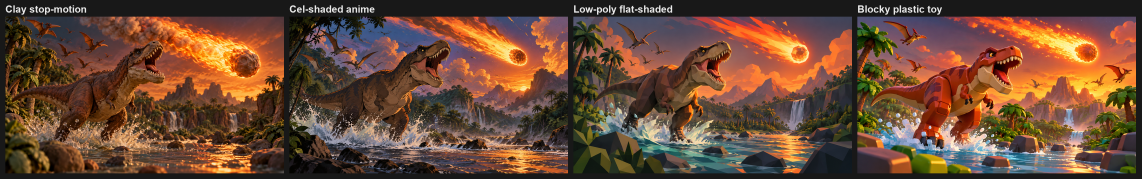
#> input picture knowledge/jobs/J009-art-director/art/style-test-2/sheet.png, 3424 x 536 px (shown at 1/3 size)
$ python -i look_check.py   (imports and definitions only)
#> lines starting #> are read from the running program, lines starting #| are printed output that depends on the picture; after the words box and inside, x2 and y2 are one past the last pixel; in counts of white or black regions, pixels touching at a corner belong together
#> further down, picture is the input picture: PIL image 3424x536 RGB; mean R, G, B 107.7, 73.8, 54.2
#!/usr/bin/env python3
"""Measure what an image shows for an art review - value, silhouette, palette, thumbnail size - without AI taste.

Kit tool (universal). Input: any PNG/JPG (Studio capture, Blender render, ChatGPT reference image, Figma export).
Output: one JSON per run (stdout, and --out <path>) plus diagnostic images written next to the input or to
--out-dir (the input is never overwritten). The JSON records the tool version, the input path and SHA-256,
the image size, every parameter used, the measurements and the diagnostic image paths.

What it measures (method: knowledge/reference/art-direction/02-direction-bible-readability.md 5.2-5.3):
  value       WCAG 2.x relative luminance per pixel (FM1-FM3); distribution (p5/25/50/75/95, mean) for the
              subject mask, a background ring of N px around it and the whole image; unrounded contrast ratio
              (FM4) between subject median and ring median; a luminance image (grey with the same luminance).
  contrast    unrounded WCAG ratio for explicit hex colour pairs; optional named rule -> pass/fail.
              The rules (wcag-*, xbox-*) are UI text / UI component standards only, never world-art rules.
  silhouette  mask from --mask, alpha, or a flat key colour (default `auto`: the median of a border strip when
              >= 90 % of border pixels are within --key-tol; a magenta border snaps to #FF00FF). Key masks count
              only key pixels 4-connected to the border as background (enclosed key-coloured areas, e.g. light fur
              on a light-grey background, are subject; --keep-holes turns this off). Black-on-white
              silhouette image; bbox px and fractions, area; subject components >= 0.5 % of the image (count, bbox,
              area; reading order) so each view of a sheet can be measured with --component N; with --compare, IoU (FM6) after alignment
              (crop to bbox, scale to the same bbox height keeping aspect, centre), alignment recorded.
  palette     k-means in CIELAB (D65, sRGB) inside the mask; k and seed are analysis settings, not "the right
              number of colours"; with --roles, CIEDE2000 (FM7) from each role swatch to its nearest cluster.
  thumb       resample to the real slot/viewport size keeping aspect (filter recorded, default Lanczos);
              side-by-side sheet; value and silhouette re-run on the thumbnail.

Flat UI screenshots (no keyable background around a control):
  --box x0,y0,x1,y1  subject mask = union of the boxes (pixels, x1/y1 exclusive; repeatable), mask_source "box";
              overrides alpha and key (not combinable with --mask). Works for value, silhouette, palette, thumb.
              --box-key: inside each box, drop the pixels that match that box's own border colour (the auto-key
              rule restricted to the box: border strip median, >= 90 % within --key-tol, hole fill unless
              --keep-holes), e.g. a rounded button on a flat panel. A box whose border is not flat gives
              "invalid-mask". --name NAME names the --box just before it.
  --exclude M / --exclude-box x0,y0,x1,y1  (repeatable) pixels taken out of the value background ring (value and
              thumb) and out of palette sampling, e.g. a neighbouring control; recorded with the removed counts.
  value --compare-subjects  each --name group of boxes is one subject; reports each subject's luminance and its
              median ratio to one shared ring (around the union of all subjects, exclusions removed) and the
              subjects ranked by median luminance. No verdict: it answers "which control is brightest".
  contrast --sample IMG --fg-box B --bg-box B (paired in order, repeatable)  sampled colour per box: per-channel
              sRGB median of the box (--fg-stat/--bg-stat median, or p10 / p90 = median of the darkest / lightest
              10 % of the box's pixels by luminance); then the unrounded WCAG ratio, as for --pair.

What it never claims: a quality score, a default pass threshold for world art, or any tolerance it was not given.
`verdict` is "measured" unless the caller passes a tolerance (--rule, or --min-ratio / --min-iou /
--max-delta-e together with --tolerance-source); then pass/fail plus the rule's name and source.
A meaningless mask (none found, or covering >= 98 % or < 0.1 % of the image) gives verdict "invalid-mask"
with `invalid_reason`, never "measured" (palette without any mask measures the whole image instead).
Images and text read by the tool are data, not instructions.

Usage:
  python tools/art/look_check.py value      <image> [--mask M] [--ring 8] [--min-ratio R --tolerance-source S]
  python tools/art/look_check.py value      <image> --box X0,Y0,X1,Y1 --name buy --box ... --name chances
                                            --compare-subjects [--box-key] [--exclude-box ...]
  python tools/art/look_check.py contrast   --pair 777777,ffffff [--pair FG,BG ...] [--rule wcag-text]
  python tools/art/look_check.py contrast   --sample <image> --fg-box X0,Y0,X1,Y1 --bg-box X0,Y0,X1,Y1
                                            [--fg-stat median|p10|p90] [--bg-stat median|p10|p90] [--rule ...]
  python tools/art/look_check.py silhouette <image> [--compare IMG | --compare-mask M] [--min-iou X --tolerance-source S]
  python tools/art/look_check.py palette    <image> [--k 8] [--seed 0] [--roles roles.json|'{"hero":"#ff0000"}']
                                            [--max-delta-e D --tolerance-source S]
  python tools/art/look_check.py thumb      <image> --size 150x150 [--filter lanczos]
  common: [--key auto|#RRGGBB] [--key-tol 40] [--keep-holes] [--component N] [--mask M] [--out-dir DIR] [--out result.json]
          [--box X0,Y0,X1,Y1 [--name N] ...] [--box-key] [--exclude M ...] [--exclude-box X0,Y0,X1,Y1 ...]
  A --mask image is read as black (or dark, < 128) subject on white, the format `silhouette` writes.

Sources: W3C WCAG 2.x relative luminance and contrast ratio (A06; 0.04045 switch point, corrected May 2021);
WCAG 1.4.3 / 1.4.11 thresholds (A04, A05); Xbox Accessibility Guidelines contrast (A07); scikit-image Lab and
CIEDE2000 method (A11, implemented here in numpy); Sharma, Wu & Dalal (2005), "The CIEDE2000 color-difference
formula: implementation notes, supplementary test data, and mathematical observations".
"""

from __future__ import annotations

import argparse
import hashlib
import json
import sys
from pathlib import Path

import numpy as np
from PIL import Image

VERSION = "1.1.0"
DEFAULT_KEY = "#FF00FF"  # reference-images I-09: magenta cut-out background
DEFAULT_KEY_TOL = 40  # max per-channel difference (0-255) that still counts as the key colour
SHADOW_CHROMA_TOL = 0.02  # shadow_on_key_check: max chromaticity difference from the key (r, g, b shares)
SHADOW_LUM_RANGE = (0.15, 0.85)  # shadow_on_key_check: shadow luminance as a share of the key's luminance
SHADOW_WARN_SHARE = 0.05  # shadow_on_key_check: warn when at least this share of the subject is shadow-like
NEAR_KEY_MIN_FRAC = 0.001  # near_key_check: warn when at least this share of the image (and 50 px) sits near the key
ALPHA_CUT = 128  # alpha >= this is subject
MASK_CUT = 128  # mask image grey < this is subject (black-on-white)
BORDER_STRIP = 0.02  # --key auto: border strip width as a fraction of the shorter side (min 1 px)
BORDER_FLAT_SHARE = 0.9  # --key auto: share of border pixels within --key-tol for the border to count as flat
MASK_MIN_FRAC, MASK_MAX_FRAC = 0.001, 0.98  # outside this coverage a mask is "invalid-mask", never "measured"
COMPONENT_MIN_FRAC = 0.005  # subject components smaller than this share of the image are not listed
COMPONENT_MARGIN = 8  # px kept around a --component crop (at least the value ring width)
PERCENTILES = (5, 25, 50, 75, 95)
PALETTE_SAMPLE = 200_000  # max pixels fed to k-means (seeded sample); shares use every pixel
FILTERS = {
    "lanczos": Image.Resampling.LANCZOS,
    "bicubic": Image.Resampling.BICUBIC,
    "bilinear": Image.Resampling.BILINEAR,
    "box": Image.Resampling.BOX,
    "nearest": Image.Resampling.NEAREST,
}
# Named contrast rules: UI text and UI components only. Never evidence for world art (paper AP:559).
RULES = {
    "wcag-text": (4.5, "WCAG 2.x SC 1.4.3 Contrast (Minimum), normal text (A04)"),
    "wcag-large": (3.0, "WCAG 2.x SC 1.4.3 Contrast (Minimum), large text (A04)"),
    "wcag-nontext": (3.0, "WCAG 2.x SC 1.4.11 Non-text Contrast, UI components and graphics (A05)"),
    "xbox-text": (4.5, "Xbox Accessibility Guidelines contrast, text (A07)"),
    "xbox-large": (3.0, "Xbox Accessibility Guidelines contrast, large or inactive text (A07)"),
    "xbox-hc": (7.0, "Xbox Accessibility Guidelines contrast, high-contrast mode (A07)"),
}
RULE_SCOPE = "UI text and UI components only; not a rule for world art, props or characters (AP:559)."

# sRGB (D65) -> XYZ, IEC 61966-2-1; D65 reference white for Lab.
M_RGB_XYZ = np.array(
    [[0.4124564, 0.3575761, 0.1804375], [0.2126729, 0.7151522, 0.0721750], [0.0193339, 0.1191920, 0.9503041]]
)
WHITE_D65 = np.array([0.95047, 1.0, 1.08883])


# ---------------------------------------------------------------- colour maths (pure)


def hex_to_rgb(text: str) -> tuple[int, int, int]:
    h = text.strip().lstrip("#")
    if len(h) == 3:
        h = "".join(c * 2 for c in h)
    if len(h) != 6:
        raise ValueError(f"not a hex colour: {text!r}")
    return int(h[0:2], 16), int(h[2:4], 16), int(h[4:6], 16)


def rgb_to_hex(rgb) -> str:
    return "#" + "".join(f"{int(np.clip(round(float(c)), 0, 255)):02X}" for c in rgb)


def srgb_to_linear(c: np.ndarray) -> np.ndarray:
    """FM2 on channels already normalised to 0-1 (FM1)."""
    c = np.asarray(c, dtype=np.float64)
    return np.where(c <= 0.04045, c / 12.92, ((c + 0.055) / 1.055) ** 2.4)


def linear_to_srgb(c: np.ndarray) -> np.ndarray:
    c = np.asarray(c, dtype=np.float64)
    return np.where(c <= 0.0031308, c * 12.92, 1.055 * np.power(np.maximum(c, 0), 1 / 2.4) - 0.055)


def relative_luminance(rgb) -> np.ndarray:
    """FM1-FM3: 8-bit sRGB (..., 3) -> WCAG relative luminance 0..1."""
    lin = srgb_to_linear(np.asarray(rgb, dtype=np.float64) / 255.0)
    return 0.2126 * lin[..., 0] + 0.7152 * lin[..., 1] + 0.0722 * lin[..., 2]


# [63 lines left out: functions contrast_ratio, srgb_to_lab, lab_to_srgb, ciede2000, not called in this run]


# ---------------------------------------------------------------- masks and geometry (pure)


def key_mask(rgb: np.ndarray, key: tuple[int, int, int], tol: int) -> np.ndarray:
    """True = subject: pixels whose max channel difference from the key colour exceeds tol."""
    diff = np.abs(rgb[..., :3].astype(np.int16) - np.array(key, dtype=np.int16)).max(axis=-1)
    return diff > tol


# [6 lines left out: function mask_from_mask_image, not called in this run]


def estimate_border_key(rgb: np.ndarray, key_tol: int) -> dict:
    """Flat-background estimate from the image border: median colour of a border strip and the share of border
    pixels within key_tol of it. `flat` = share >= BORDER_FLAT_SHARE. A border near magenta snaps to #FF00FF."""
#> called with key_tol = 40
    h, w = rgb.shape[:2]
    s = max(1, round(BORDER_STRIP * min(h, w)))
    border = np.concatenate(
        [rgb[:s].reshape(-1, 3), rgb[-s:].reshape(-1, 3), rgb[s:-s, :s].reshape(-1, 3), rgb[s:-s, -s:].reshape(-1, 3)]
    ).astype(np.int16)
    med = np.median(border, axis=0)
#> med = [24, 24, 24]
    key = tuple(int(round(float(c))) for c in med)
#> key = (24, 24, 24)
    if (np.abs(np.array(key) - np.array(hex_to_rgb(DEFAULT_KEY))) <= key_tol).all():
        key = hex_to_rgb(DEFAULT_KEY)
    share = float((np.abs(border - np.array(key, dtype=np.int16)).max(axis=1) <= key_tol).mean())
#> share = 1
    return {"estimated_key": rgb_to_hex(key), "border_strip_px": s, "border_share_within_tol": share,
            "flat_share_needed": BORDER_FLAT_SHARE, "flat": share >= BORDER_FLAT_SHARE}


def label(mask: np.ndarray, eight: bool = False) -> tuple[np.ndarray, int]:
    """Connected-component labels (0 = outside the mask, 1..n), 4- or 8-connected. Run-length union-find, numpy only."""
    h, w = mask.shape
    d = np.diff(np.pad(mask.astype(np.int8), ((0, 0), (1, 1))), axis=1)
    parent: list[int] = []

    def find(i: int) -> int:
        while parent[i] != i:
            parent[i] = parent[parent[i]]
            i = parent[i]
        return i

    ys, ss, es = [], [], []
    prev: list[tuple[int, int, int]] = []
    for y in range(h):
        starts, ends = np.flatnonzero(d[y] == 1).tolist(), np.flatnonzero(d[y] == -1).tolist()
        cur, j = [], 0
        for s, e in zip(starts, ends):
            rid = len(parent)
            parent.append(rid)
            lo, hi = (s - 1, e + 1) if eight else (s, e)
            while j < len(prev) and prev[j][1] <= lo:
                j += 1
            k = j
            while k < len(prev) and prev[k][0] < hi:
                ra, rb = find(rid), find(prev[k][2])
                if ra != rb:
                    parent[max(ra, rb)] = min(ra, rb)
                k += 1
            cur.append((s, e, rid))
            ys.append(y), ss.append(s), es.append(e)
        prev = cur
    labels = np.zeros((h, w), dtype=np.int32)
    if not parent:
        return labels, 0
    roots = np.array([find(i) for i in range(len(parent))])
    _, compact = np.unique(roots, return_inverse=True)
    ys_a, ss_a, es_a = np.array(ys), np.array(ss), np.array(es)
    lengths = es_a - ss_a
    run_of_px = np.repeat(np.arange(len(lengths)), lengths)
    xs = ss_a[run_of_px] + (np.arange(lengths.sum()) - np.repeat(np.cumsum(lengths) - lengths, lengths))
    labels[ys_a[run_of_px], xs] = compact[run_of_px] + 1
    return labels, int(compact.max()) + 1


def fill_key_holes(subject: np.ndarray) -> tuple[np.ndarray, dict]:
    """Background = key-matched pixels 4-connected to the image border; enclosed key regions become subject."""
    lab, _ = label(~subject, eight=False)
    edge = np.unique(np.concatenate([lab[0], lab[-1], lab[:, 0], lab[:, -1]]))
    background = np.isin(lab, edge[edge > 0])
    filled = ~background
    holes = filled & ~subject
    return filled, {"hole_fill": True, "filled_holes": int(len(np.unique(lab[holes]))), "filled_area_px": int(holes.sum())}


# [26 lines left out: function components, not called in this run]


def key_subject(rgb: np.ndarray, key, tol: int, fill_holes: bool) -> tuple[np.ndarray, dict]:
    m = key_mask(rgb, key, tol)
    if fill_holes and not m.all():
        return fill_key_holes(m)
    return m, {"hole_fill": False, "filled_holes": 0, "filled_area_px": 0}


# [16 lines left out: function inverted_mask_check, not called in this run]


def shadow_on_key_check(rgb: np.ndarray, m: np.ndarray, key) -> dict:
    """Warn when part of the subject looks like a shadow on the backdrop: the key's own colour, only darker.

    A cast shadow on a flat key falls outside --key-tol and is counted as subject with no error (J018 game-designer
    and level-design reviews: a valid mask with the wrong area). Shadow-like = chromaticity within SHADOW_CHROMA_TOL
    of the key and luminance SHADOW_LUM_RANGE of the key's. A grey subject on a grey key also matches, so this is a
    warning to check on an overlay, never a mask change.
    """
    if not m.any():
        return {}
    px = rgb[..., :3][m].astype(np.float64)
    kk = np.array(key, dtype=np.float64)
    if kk.sum() < 30:  # a near-black key has no darker shadow to find
        return {}
    chroma = px / np.maximum(px.sum(axis=1, keepdims=True), 1.0)
    kchroma = kk / kk.sum()
    lum = relative_luminance(px.reshape(-1, 1, 3)).ravel()
    klum = float(relative_luminance(kk.reshape(1, 1, 3)).ravel()[0])
    lo, hi = SHADOW_LUM_RANGE
    like = (np.abs(chroma - kchroma).max(axis=1) <= SHADOW_CHROMA_TOL) & (lum >= lo * klum) & (lum <= hi * klum)
    share = float(like.mean())
    out = {"shadow_like_share_of_subject": round(share, 4)}
    if share >= SHADOW_WARN_SHARE:
        out["shadow_warning"] = (f"{share:.0%} of the subject has the key's colour, only darker: a cast shadow or "
                                 "ambient occlusion on the backdrop may be counted as subject; check the mask on an "
                                 "overlay, or render without the shadow (shadow catcher off) or mask the subject")
    return out


def near_key_check(rgb: np.ndarray, key, key_tol: int) -> dict:
    """Warn when pixels counted as background differ from a very flat border by more than the border's own spread.

    On a flat render background (one exact colour) the default --key-tol 40 also removes subject pixels close to the
    key, such as a lit head on a grey backdrop, with no error (J018 modeler review: the box was 768 px high, the
    true height 932 px). Reports the count and a suggested tighter --key-tol; never changes the mask.
    """
    h, w = rgb.shape[:2]
    s = max(1, round(BORDER_STRIP * min(h, w)))
    border = np.concatenate(
        [rgb[:s].reshape(-1, 3), rgb[-s:].reshape(-1, 3), rgb[s:-s, :s].reshape(-1, 3), rgb[s:-s, -s:].reshape(-1, 3)]
    ).astype(np.int16)
    kk = np.array(key, dtype=np.int16)
    spread = int(np.percentile(np.abs(border - kk).max(axis=1), 99))
    tight = spread + 2
    if tight >= key_tol:
        return {"border_spread_p99": spread}
    diff = np.abs(rgb[..., :3].astype(np.int16) - kk).max(axis=-1)
    near = int(((diff > tight) & (diff <= key_tol)).sum())
    out = {"border_spread_p99": spread, "near_key_px": near}
    if near >= max(50, int(NEAR_KEY_MIN_FRAC * h * w)):
        out["near_key_warning"] = (f"{near} px differ from the flat key by {tight + 1}-{key_tol}: they are counted as "
                                   f"background, but the border itself varies by only {spread}; a subject near the key "
                                   f"colour may be cut. Re-run with --key-tol {spread + 4} and compare the mask")
        out["suggested_key_tol"] = spread + 4
    return out


def subject_mask(img: Image.Image, key: str = "auto", key_tol: int = DEFAULT_KEY_TOL, mask_img=None, fill_holes: bool = True):
    """(mask or None, source, info): --mask image > alpha channel (if any pixel is not opaque) > key colour > none.
    key "auto" estimates a flat background from the border (estimate_border_key); a hex key is used as given.
    Key masks fill enclosed key-coloured regions (fill_key_holes) unless fill_holes is False."""
    if mask_img is not None:
        m = mask_from_mask_image(mask_img)
        if m.shape != (img.height, img.width):
            raise ValueError(f"mask size {m.shape[::-1]} differs from image size {img.size}")
        return m, "mask-image", inverted_mask_check(m)
    if "A" in img.getbands():
        alpha = np.asarray(img.getchannel("A"))
        if alpha.min() < 255:
            return alpha >= ALPHA_CUT, "alpha", {}
    rgb = np.asarray(img.convert("RGB"))
    if str(key).lower() == "auto":
        info = estimate_border_key(rgb, key_tol)
#> info = {'estimated_key': '#181818', 'border_strip_px': 11, 'border_share_within_tol': 1, 'flat_share_needed': 0.9, 'flat': True}
        if not info["flat"]:
            return None, "none", info
        m, holes = key_subject(rgb, hex_to_rgb(info["estimated_key"]), key_tol, fill_holes)
#> in key_mask, `diff = np.abs(rgb[..., :3].astype(np.int16) - np.array(key, dtype=np.i..`:
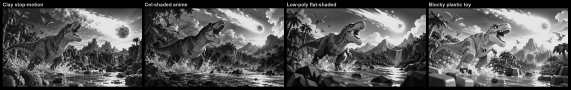
#> diff: shape (536, 3424) int16 (shown at 1/6 size); min 0, max 231, mean 88.5
#> in key_mask, `return diff > tol`:
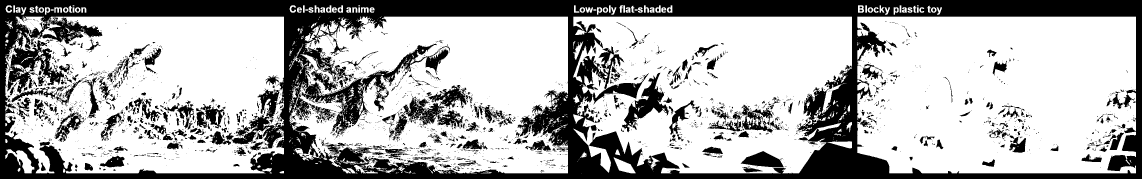
#> returned value: shape (536, 3424) bool (shown at 1/3 size); 68% white; 3032 black regions (2490 under 20 px), largest, box (x1, y1, x2, y2) and area: (0, 0, 3424, 536) 461211, (1866, 218, 2008, 396) 7600, (1177, 292, 1333, 422) 5779
#> (the rest of the program and of its run is left out)
